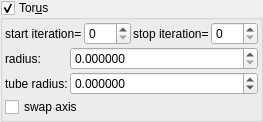
    <widget class="MyGroupBox" name="groupCheck_transf_function_enabledT_false">
     <property name="title">
      <string>Tor&amp;us</string>
     </property>
     <property name="checkable">
      <bool>true</bool>
     </property>
     <layout class="QVBoxLayout" name="verticalLayout_20" stretch="0,0">
      <property name="spacing">
       <number>2</number>
      </property>
      <property name="leftMargin">
       <number>2</number>
      </property>
      <property name="topMargin">
       <number>2</number>
      </property>
      <property name="rightMargin">
       <number>2</number>
      </property>
      <property name="bottomMargin">
       <number>2</number>
      </property>
      <item>
       <layout class="QHBoxLayout" name="horizontalLayout_6" stretch="0,1,0,1">
        <property name="topMargin">
         <number>0</number>
        </property>
        <item>
         <widget class="QLabel" name="label_79">
          <property name="text">
           <string>start iteration=</string>
          </property>
          <property name="wordWrap">
           <bool>true</bool>
          </property>
         </widget>
        </item>
        <item>
         <widget class="MySpinBox" name="spinboxInt_transf_start_iterations_T">
          <property name="sizePolicy">
           <sizepolicy hsizetype="Minimum" vsizetype="Maximum">
            <horstretch>0</horstretch>
            <verstretch>0</verstretch>
           </sizepolicy>
          </property>
          <property name="minimum">
           <number>0</number>
          </property>
          <property name="maximum">
           <number>999</number>
          </property>
          <property name="value">
           <number>0</number>
          </property>
         </widget>
        </item>
        <item>
         <widget class="QLabel" name="label_64">
          <property name="text">
           <string>stop iteration=</string>
          </property>
          <property name="wordWrap">
           <bool>true</bool>
          </property>
         </widget>
        </item>
        <item>
         <widget class="MySpinBox" name="spinboxInt_transf_stop_iterations_T">
          <property name="sizePolicy">
           <sizepolicy hsizetype="Preferred" vsizetype="Maximum">
            <horstretch>0</horstretch>
            <verstretch>0</verstretch>
           </sizepolicy>
          </property>
          <property name="maximum">
           <number>999</number>
          </property>
         </widget>
        </item>
       </layout>
      </item>
      <item>
       <layout class="QGridLayout" name="gridLayout_35" columnstretch="0,1">
        <property name="spacing">
         <number>2</number>
        </property>
        <item row="1" column="1">
         <widget class="MyDoubleSpinBox" name="spinbox_transf_offsetT_1">
          <property name="sizePolicy">
           <sizepolicy hsizetype="Minimum" vsizetype="Maximum">
            <horstretch>0</horstretch>
            <verstretch>0</verstretch>
           </sizepolicy>
          </property>
          <property name="prefix">
           <string/>
          </property>
          <property name="suffix">
           <string/>
          </property>
          <property name="decimals">
           <number>6</number>
          </property>
          <property name="minimum">
           <double>0.000000000000000</double>
          </property>
          <property name="maximum">
           <double>99.998999999999995</double>
          </property>
          <property name="singleStep">
           <double>0.100000000000000</double>
          </property>
         </widget>
        </item>
        <item row="1" column="0">
         <widget class="QLabel" name="label_18">
          <property name="text">
           <string>radius:</string>
          </property>
         </widget>
        </item>
        <item row="2" column="0" rowspan="2">
         <widget class="QLabel" name="label_17">
          <property name="text">
           <string>tube radius:</string>
          </property>
         </widget>
        </item>
        <item row="2" column="1" rowspan="2">
         <widget class="MyDoubleSpinBox" name="spinbox_transf_offset_05">
          <property name="sizePolicy">
           <sizepolicy hsizetype="Minimum" vsizetype="Maximum">
            <horstretch>0</horstretch>
            <verstretch>0</verstretch>
           </sizepolicy>
          </property>
          <property name="prefix">
           <string/>
          </property>
          <property name="suffix">
           <string/>
          </property>
          <property name="decimals">
           <number>6</number>
          </property>
          <property name="minimum">
           <double>-100000.000000000000000</double>
          </property>
          <property name="maximum">
           <double>100000.000000000000000</double>
          </property>
          <property name="singleStep">
           <double>0.100000000000000</double>
          </property>
         </widget>
        </item>
        <item row="4" column="0" colspan="2">
         <widget class="MyCheckBox" name="checkBox_transf_function_enabledJ_false">
          <property name="text">
           <string>swap axis</string>
          </property>
         </widget>
        </item>
       </layout>
      </item>
     </layout>
    </widget>
